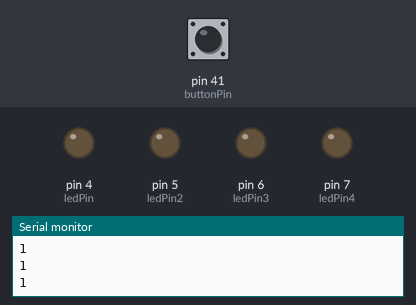
A sketch run on a simulated Arduino Mega 2560, built with avr-gcc and run on an emulated ATmega2560. Parts: output pins drawn as LEDs (lit = HIGH), the last lines printed to the serial monitor. Dashed ring = blinking. The test bench sets the inputs (shaded band); at power-on: pin 41 (buttonPin) HIGH. Random numbers use the default seed unless the sketch sets one.

Above: at 2.8 s.
2.9 s: pin 41 (buttonPin) pulled LOW for 3.2 s
At 4.8 s:
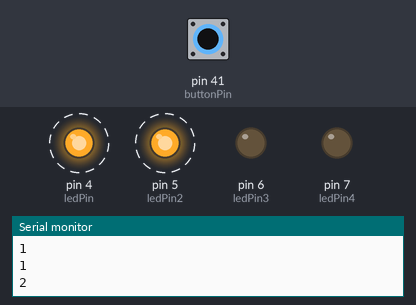
8.5 s: pin 41 (buttonPin) pulled LOW for 1.2 s
At 11.0 s:
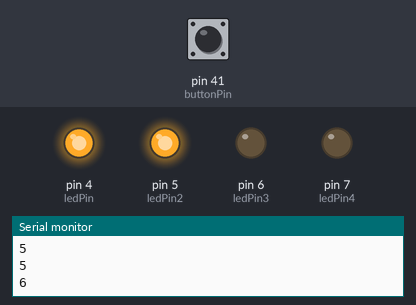
11.5 s: pin 41 (buttonPin) driven LOW
At 14.8 s:
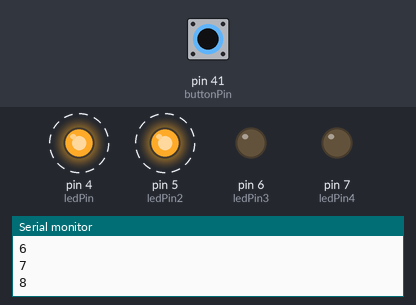
15.6 s: pin 41 (buttonPin) driven HIGH
17.5 s: pin 41 (buttonPin) driven LOW
At 18.3 s:
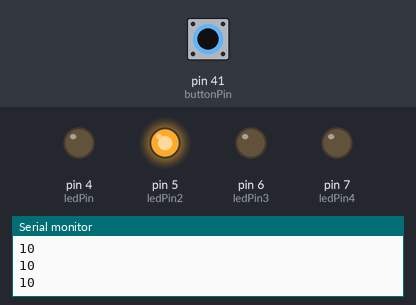
Timing chart, 0 to 36.3 s (numbered marks = the images above; inputs shaded):
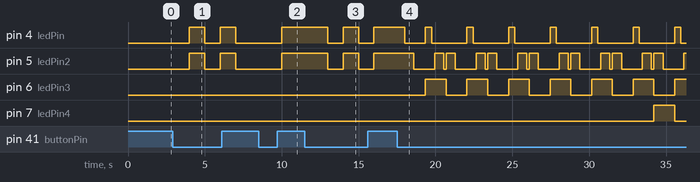

Measured:
- after the input at 2.9 s, pin 4 (ledPin), pin 5 (ledPin2): alternates HIGH for 1.0 s and LOW for 1.0 s, starting after 1.1 s
- after the input at 8.5 s, pin 4 (ledPin), pin 5 (ledPin2): LOW → HIGH after 1.5 s
- after the input at 11.5 s, pin 4 (ledPin), pin 5 (ledPin2): HIGH → LOW after 1.5 s, → HIGH 1.0 s later, → LOW 1.0 s later
- after the input at 17.5 s, pin 4 (ledPin): HIGH → LOW after 0.50 s, then repeats every 2.7 s: HIGH 0.40 s, LOW 2.3 s; pin 5 (ledPin2): HIGH → LOW after 1.1 s, then repeats every 2.7 s: HIGH 0.60 s, LOW 0.15 s, HIGH 0.60 s, LOW 1.4 s

The sketch:

JosephW_SS2.ino
```cpp
const int buttonPin = 41;
const int ledPin = 4;
const int ledPin2 = 5;
const int ledPin3 = 6;
const int ledPin4 = 7;
bool buttonState = 0;
bool lastButtonState = 0;
bool toggle = 0;
int timmy = 1;
void setup()
{
pinMode(buttonPin,INPUT_PULLUP);
pinMode(ledPin,OUTPUT);
pinMode(ledPin2,OUTPUT);
pinMode(ledPin3,OUTPUT);
pinMode(ledPin4,OUTPUT);
Serial.begin(115200);

}

void loop()
{
  Serial.println(timmy);
buttonState = !digitalRead(buttonPin);
digitalWrite(ledPin,toggle);
digitalWrite(ledPin2,toggle);
if(buttonState && !lastButtonState) // low to high
{
  toggle = !toggle;
  timmy++;
}

if (timmy > 10)
{
digitalWrite(ledPin3,toggle);
digitalWrite(ledPin,toggle);
delay(400);
digitalWrite(ledPin,LOW);
delay(200);
digitalWrite(ledPin2,toggle);
delay(600);
digitalWrite(ledPin2,LOW);
delay(150);
}

else
{
  digitalWrite(ledPin3,LOW);
delay(1000);
}
if (timmy >20)
{
digitalWrite(ledPin4,toggle);

}

else
{
  digitalWrite(ledPin4,LOW);
}

if (timmy > 28)
{
digitalWrite(ledPin,toggle);
delay(random(0,1000));
digitalWrite(ledPin,LOW);
delay(random(0,1000));
digitalWrite(ledPin4,toggle);
delay(random(0,1000));
digitalWrite(ledPin4,LOW);
delay(random(0,1000));
}

}
```
